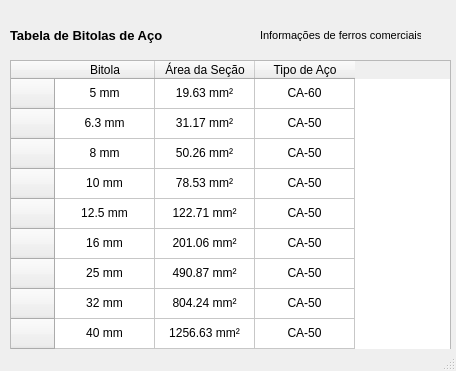
<?xml version="1.0" encoding="UTF-8"?>
<ui version="4.0">
 <class>MainWindow</class>
 <widget class="QMainWindow" name="MainWindow">
  <property name="geometry">
   <rect>
    <x>0</x>
    <y>0</y>
    <width>456</width>
    <height>371</height>
   </rect>
  </property>
  <property name="windowTitle">
   <string>MainWindow</string>
  </property>
  <widget class="QWidget" name="centralwidget">
   <widget class="QTableWidget" name="tableWidget">
    <property name="geometry">
     <rect>
      <x>10</x>
      <y>60</y>
      <width>441</width>
      <height>291</height>
     </rect>
    </property>
    <row>
     <property name="text">
      <string>            </string>
     </property>
    </row>
    <row>
     <property name="text">
      <string/>
     </property>
    </row>
    <row>
     <property name="text">
      <string/>
     </property>
    </row>
    <row>
     <property name="text">
      <string/>
     </property>
    </row>
    <row>
     <property name="text">
      <string/>
     </property>
    </row>
    <row>
     <property name="text">
      <string/>
     </property>
    </row>
    <row>
     <property name="text">
      <string/>
     </property>
    </row>
    <row>
     <property name="text">
      <string/>
     </property>
    </row>
    <row>
     <property name="text">
      <string/>
     </property>
    </row>
    <column>
     <property name="text">
      <string>Bitola</string>
     </property>
    </column>
    <column>
     <property name="text">
      <string>Área da Seção</string>
     </property>
    </column>
    <column>
     <property name="text">
      <string>Tipo de Aço</string>
     </property>
    </column>
    <item row="0" column="0">
     <property name="text">
      <string>5 mm</string>
     </property>
     <property name="textAlignment">
      <set>AlignCenter</set>
     </property>
    </item>
    <item row="0" column="1">
     <property name="text">
      <string>19.63 mm²</string>
     </property>
     <property name="textAlignment">
      <set>AlignCenter</set>
     </property>
    </item>
    <item row="0" column="2">
     <property name="text">
      <string>CA-60</string>
     </property>
     <property name="textAlignment">
      <set>AlignCenter</set>
     </property>
    </item>
    <item row="1" column="0">
     <property name="text">
      <string>6.3 mm</string>
     </property>
     <property name="textAlignment">
      <set>AlignCenter</set>
     </property>
    </item>
    <item row="1" column="1">
     <property name="text">
      <string>31.17 mm²</string>
     </property>
     <property name="textAlignment">
      <set>AlignCenter</set>
     </property>
    </item>
    <item row="1" column="2">
     <property name="text">
      <string>CA-50</string>
     </property>
     <property name="textAlignment">
      <set>AlignCenter</set>
     </property>
    </item>
    <item row="2" column="0">
     <property name="text">
      <string>8 mm</string>
     </property>
     <property name="textAlignment">
      <set>AlignCenter</set>
     </property>
    </item>
    <item row="2" column="1">
     <property name="text">
      <string>50.26 mm²</string>
     </property>
     <property name="textAlignment">
      <set>AlignCenter</set>
     </property>
    </item>
    <item row="2" column="2">
     <property name="text">
      <string>CA-50</string>
     </property>
     <property name="textAlignment">
      <set>AlignCenter</set>
     </property>
    </item>
    <item row="3" column="0">
     <property name="text">
      <string>10 mm</string>
     </property>
     <property name="textAlignment">
      <set>AlignCenter</set>
     </property>
    </item>
    <item row="3" column="1">
     <property name="text">
      <string>78.53 mm²</string>
     </property>
     <property name="textAlignment">
      <set>AlignCenter</set>
     </property>
    </item>
    <item row="3" column="2">
     <property name="text">
      <string>CA-50</string>
     </property>
     <property name="textAlignment">
      <set>AlignCenter</set>
     </property>
    </item>
    <item row="4" column="0">
     <property name="text">
      <string>12.5 mm</string>
     </property>
     <property name="textAlignment">
      <set>AlignCenter</set>
     </property>
    </item>
    <item row="4" column="1">
     <property name="text">
      <string>122.71 mm²</string>
     </property>
     <property name="textAlignment">
      <set>AlignCenter</set>
     </property>
    </item>
    <item row="4" column="2">
     <property name="text">
      <string>CA-50</string>
     </property>
     <property name="textAlignment">
      <set>AlignCenter</set>
     </property>
    </item>
    <item row="5" column="0">
     <property name="text">
      <string>16 mm</string>
     </property>
     <property name="textAlignment">
      <set>AlignCenter</set>
     </property>
    </item>
    <item row="5" column="1">
     <property name="text">
      <string>201.06 mm²</string>
     </property>
     <property name="textAlignment">
      <set>AlignCenter</set>
     </property>
    </item>
    <item row="5" column="2">
     <property name="text">
      <string>CA-50</string>
     </property>
     <property name="textAlignment">
      <set>AlignCenter</set>
     </property>
    </item>
    <item row="6" column="0">
     <property name="text">
      <string>25 mm</string>
     </property>
     <property name="textAlignment">
      <set>AlignCenter</set>
     </property>
    </item>
    <item row="6" column="1">
     <property name="text">
      <string>490.87 mm²</string>
     </property>
     <property name="textAlignment">
      <set>AlignCenter</set>
     </property>
    </item>
    <item row="6" column="2">
     <property name="text">
      <string>CA-50</string>
     </property>
     <property name="textAlignment">
      <set>AlignCenter</set>
     </property>
    </item>
    <item row="7" column="0">
     <property name="text">
      <string>32 mm</string>
     </property>
     <property name="textAlignment">
      <set>AlignCenter</set>
     </property>
    </item>
    <item row="7" column="1">
     <property name="text">
      <string>804.24 mm²</string>
     </property>
     <property name="textAlignment">
      <set>AlignCenter</set>
     </property>
    </item>
    <item row="7" column="2">
     <property name="text">
      <string>CA-50</string>
     </property>
     <property name="textAlignment">
      <set>AlignCenter</set>
     </property>
    </item>
    <item row="8" column="0">
     <property name="text">
      <string>40 mm</string>
     </property>
     <property name="textAlignment">
      <set>AlignCenter</set>
     </property>
    </item>
    <item row="8" column="1">
     <property name="text">
      <string>1256.63 mm²</string>
     </property>
     <property name="textAlignment">
      <set>AlignCenter</set>
     </property>
    </item>
    <item row="8" column="2">
     <property name="text">
      <string>CA-50</string>
     </property>
     <property name="textAlignment">
      <set>AlignCenter</set>
     </property>
    </item>
   </widget>
   <widget class="QLabel" name="label_2">
    <property name="geometry">
     <rect>
      <x>10</x>
      <y>20</y>
      <width>241</width>
      <height>31</height>
     </rect>
    </property>
    <property name="text">
     <string>&lt;!DOCTYPE HTML PUBLIC &quot;-//W3C//DTD HTML 4.0//EN&quot; &quot;http://www.w3.org/TR/REC-html40/strict.dtd&quot;&gt;
&lt;html&gt;&lt;head&gt;&lt;meta name=&quot;qrichtext&quot; content=&quot;1&quot; /&gt;&lt;style type=&quot;text/css&quot;&gt;
p, li { white-space: pre-wrap; }
&lt;/style&gt;&lt;/head&gt;&lt;body style=&quot; font-family:'MS Shell Dlg 2'; font-size:8pt; font-weight:400; font-style:normal;&quot;&gt;
&lt;p style=&quot; margin-top:0px; margin-bottom:0px; margin-left:0px; margin-right:0px; -qt-block-indent:0; text-indent:0px;&quot;&gt;&lt;span style=&quot; font-size:10pt; font-weight:600;&quot;&gt;Tabela de Bitolas de Aço&lt;/span&gt;&lt;/p&gt;&lt;/body&gt;&lt;/html&gt;</string>
    </property>
    <property name="textFormat">
     <enum>Qt::AutoText</enum>
    </property>
   </widget>
   <widget class="QLabel" name="label_3">
    <property name="geometry">
     <rect>
      <x>260</x>
      <y>20</y>
      <width>161</width>
      <height>31</height>
     </rect>
    </property>
    <property name="text">
     <string>&lt;!DOCTYPE HTML PUBLIC &quot;-//W3C//DTD HTML 4.0//EN&quot; &quot;http://www.w3.org/TR/REC-html40/strict.dtd&quot;&gt;
&lt;html&gt;&lt;head&gt;&lt;meta name=&quot;qrichtext&quot; content=&quot;1&quot; /&gt;&lt;style type=&quot;text/css&quot;&gt;
p, li { white-space: pre-wrap; }
&lt;/style&gt;&lt;/head&gt;&lt;body style=&quot; font-family:'MS Shell Dlg 2'; font-size:8pt; font-weight:400; font-style:normal;&quot;&gt;
&lt;p style=&quot; margin-top:12px; margin-bottom:12px; margin-left:0px; margin-right:0px; -qt-block-indent:0; text-indent:0px;&quot;&gt;Informações de ferros comerciais.&lt;/p&gt;&lt;/body&gt;&lt;/html&gt;</string>
    </property>
   </widget>
  </widget>
  <widget class="QMenuBar" name="menubar">
   <property name="geometry">
    <rect>
     <x>0</x>
     <y>0</y>
     <width>456</width>
     <height>21</height>
    </rect>
   </property>
  </widget>
  <widget class="QStatusBar" name="statusbar"/>
 </widget>
 <resources/>
 <connections/>
</ui>
